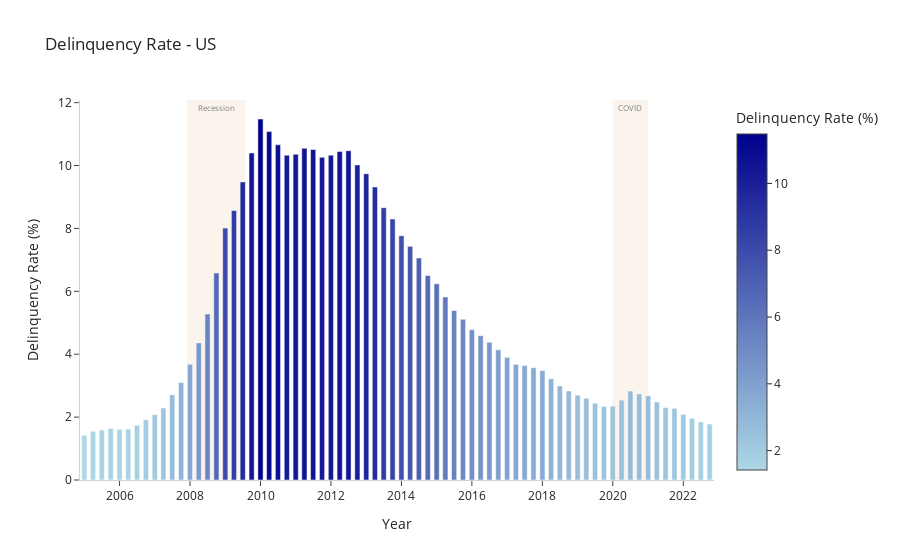

The notebook cell this image was saved under:
### Code cell
#US 30 year fixed mortgage rate chart
UsMortgageFig = px.line(
    UsHousing,
    x="Date",
    y="MortgageRate",
    template="simple_white",
    markers=True,
    line_shape="spline",
    title="30 Year Fixed Mortgage Rate - US",
    labels=dict(Date = "Year", MortgageRate = "Mortgage Rate (%)",)  
)

UsMortgageFig.add_vrect(
    x0="2007-12-01", x1="2009-07-30",
    fillcolor="linen", opacity=0.7,
    layer="below", line_width=0,
    label=dict(text="Recession", textposition="top center", font=dict(size=8, color="gray")),
)

UsMortgageFig.add_vrect(
    x0="2020-01-01", x1="2020-12-31",
    fillcolor="linen", opacity=0.7,
    layer="below", line_width=0,
    label=dict(text="COVID", textposition="top center", font=dict(size=8, color="gray")),
)

UsMortgageFig.update_layout(
    legend = dict(font=dict(size=8, color="gray")),
    xaxis = dict(nticks=10,
    tickformat="%Y",
    linecolor="lightgray"
    ),
    
    yaxis =dict(linecolor="lightgray")
)

UsMortgageFig.update_traces(line_color='steelblue', 
                            line_width=2,
                            marker = dict(color="darkblue", size = 8)
)


# US Delinquency rate chart
UsDelinquencyRateFig = px.bar(
    UsHousing,
    x="Date",
    y="DelinquencyRate",
    color="DelinquencyRate",
    template="simple_white",
    color_continuous_scale=["lightblue", "darkblue"],
    title="Delinquency Rate - US",
    labels=dict(Date = "Year", DelinquencyRate = "Delinquency Rate (%)",),
)

UsDelinquencyRateFig.add_vrect(
    x0="2007-12-01", x1="2009-07-30",
    fillcolor="linen", opacity=0.7,
    layer="below", line_width=0,
    label=dict(text="Recession", textposition="top center", font=dict(size=8, color="gray")),
)

UsDelinquencyRateFig.add_vrect(
    x0="2020-01-01", x1="2020-12-31",
    fillcolor="linen", opacity=0.7,
    layer="below", line_width=0,
    label=dict(text="COVID", textposition="top center", font=dict(size=8, color="gray")),
)

UsDelinquencyRateFig.update_layout(
    bargap=0.40,
    legend = dict(font=dict(size=8, color="gray")),
    xaxis = dict(nticks=10,
    tickformat="%Y",
    linecolor="lightgray"
    ),
    
    yaxis =dict(linecolor="lightgray")
)

### Figure 1 — Plotly figure (JSON) as saved in the notebook; plotly's stock layout.template omitted (floating-point values rounded to 4 significant figures)
{"data": [{"alignmentgroup": "True", "hovertemplate": "Year=%{x}<br>Delinquency Rate (%)=%{marker.color}<extra></extra>", "legendgroup": "", "marker": {"color": [1.42, 1.55, 1.59, 1.64, 1.61, 1.62, 1.74, 1.92, 2.08, 2.29, 2.71, 3.1, 3.68, 4.36, 5.28, 6.58, 8.01, 8.57, 9.48, 10.4, 11.48, 11.08, 10.66, 10.33, 10.36, 10.55, 10.51, 10.26, 10.33, 10.45, 10.47, 10.02, 9.74, 9.32, 8.66, 8.3, 7.77, 7.43, 7.06, 6.5, 6.24, 5.82, 5.39, 5.11, 4.78, 4.59, 4.38, 4.14, 3.9, 3.68, 3.64, 3.57, 3.48, 3.22, 2.99, 2.83, 2.7, 2.6, 2.44, 2.34, 2.35, 2.54, 2.83, 2.74, 2.68, 2.48, 2.3, 2.28, 2.09, 1.96, 1.85, 1.78], "coloraxis": "coloraxis", "pattern": {"shape": ""}}, "name": "", "offsetgroup": "", "orientation": "v", "showlegend": false, "textposition": "auto", "type": "bar", "x": ["2005-01-01T00:00:00", "2005-04-01T00:00:00", "2005-07-01T00:00:00", "2005-10-01T00:00:00", "2006-01-01T00:00:00", "2006-04-01T00:00:00", "2006-07-01T00:00:00", "2006-10-01T00:00:00", "2007-01-01T00:00:00", "2007-04-01T00:00:00", "2007-07-01T00:00:00", "2007-10-01T00:00:00", "2008-01-01T00:00:00", "2008-04-01T00:00:00", "2008-07-01T00:00:00", "2008-10-01T00:00:00", "2009-01-01T00:00:00", "2009-04-01T00:00:00", "2009-07-01T00:00:00", "2009-10-01T00:00:00", "2010-01-01T00:00:00", "2010-04-01T00:00:00", "2010-07-01T00:00:00", "2010-10-01T00:00:00", "2011-01-01T00:00:00", "2011-04-01T00:00:00", "2011-07-01T00:00:00", "2011-10-01T00:00:00", "2012-01-01T00:00:00", "2012-04-01T00:00:00", "2012-07-01T00:00:00", "2012-10-01T00:00:00", "2013-01-01T00:00:00", "2013-04-01T00:00:00", "2013-07-01T00:00:00", "2013-10-01T00:00:00", "2014-01-01T00:00:00", "2014-04-01T00:00:00", "2014-07-01T00:00:00", "2014-10-01T00:00:00", "2015-01-01T00:00:00", "2015-04-01T00:00:00", "2015-07-01T00:00:00", "2015-10-01T00:00:00", "2016-01-01T00:00:00", "2016-04-01T00:00:00", "2016-07-01T00:00:00", "2016-10-01T00:00:00", "2017-01-01T00:00:00", "2017-04-01T00:00:00", "2017-07-01T00:00:00", "2017-10-01T00:00:00", "2018-01-01T00:00:00", "2018-04-01T00:00:00", "2018-07-01T00:00:00", "2018-10-01T00:00:00", "2019-01-01T00:00:00", "2019-04-01T00:00:00", "2019-07-01T00:00:00", "2019-10-01T00:00:00", "2020-01-01T00:00:00", "2020-04-01T00:00:00", "2020-07-01T00:00:00", "2020-10-01T00:00:00", "2021-01-01T00:00:00", "2021-04-01T00:00:00", "2021-07-01T00:00:00", "2021-10-01T00:00:00", "2022-01-01T00:00:00", "2022-04-01T00:00:00", "2022-07-01T00:00:00", "2022-10-01T00:00:00"], "xaxis": "x", "y": [1.42, 1.55, 1.59, 1.64, 1.61, 1.62, 1.74, 1.92, 2.08, 2.29, 2.71, 3.1, 3.68, 4.36, 5.28, 6.58, 8.01, 8.57, 9.48, 10.4, 11.48, 11.08, 10.66, 10.33, 10.36, 10.55, 10.51, 10.26, 10.33, 10.45, 10.47, 10.02, 9.74, 9.32, 8.66, 8.3, 7.77, 7.43, 7.06, 6.5, 6.24, 5.82, 5.39, 5.11, 4.78, 4.59, 4.38, 4.14, 3.9, 3.68, 3.64, 3.57, 3.48, 3.22, 2.99, 2.83, 2.7, 2.6, 2.44, 2.34, 2.35, 2.54, 2.83, 2.74, 2.68, 2.48, 2.3, 2.28, 2.09, 1.96, 1.85, 1.78], "yaxis": "y"}], "layout": {"bargap": 0.4, "barmode": "relative", "coloraxis": {"colorbar": {"title": {"text": "Delinquency Rate (%)"}}, "colorscale": [[0, "lightblue"], [1, "darkblue"]]}, "legend": {"font": {"color": "gray", "size": 8}, "tracegroupgap": 0}, "shapes": [{"fillcolor": "linen", "label": {"font": {"color": "gray", "size": 8}, "text": "Recession", "textposition": "top center"}, "layer": "below", "line": {"width": 0}, "opacity": 0.7, "type": "rect", "x0": "2007-12-01", "x1": "2009-07-30", "xref": "x", "y0": 0, "y1": 1, "yref": "y domain"}, {"fillcolor": "linen", "label": {"font": {"color": "gray", "size": 8}, "text": "COVID", "textposition": "top center"}, "layer": "below", "line": {"width": 0}, "opacity": 0.7, "type": "rect", "x0": "2020-01-01", "x1": "2020-12-31", "xref": "x", "y0": 0, "y1": 1, "yref": "y domain"}], "title": {"text": "Delinquency Rate - US"}, "xaxis": {"anchor": "y", "domain": [0, 1], "linecolor": "lightgray", "nticks": 10, "tickformat": "%Y", "title": {"text": "Year"}}, "yaxis": {"anchor": "x", "domain": [0, 1], "linecolor": "lightgray", "title": {"text": "Delinquency Rate (%)"}}}}
